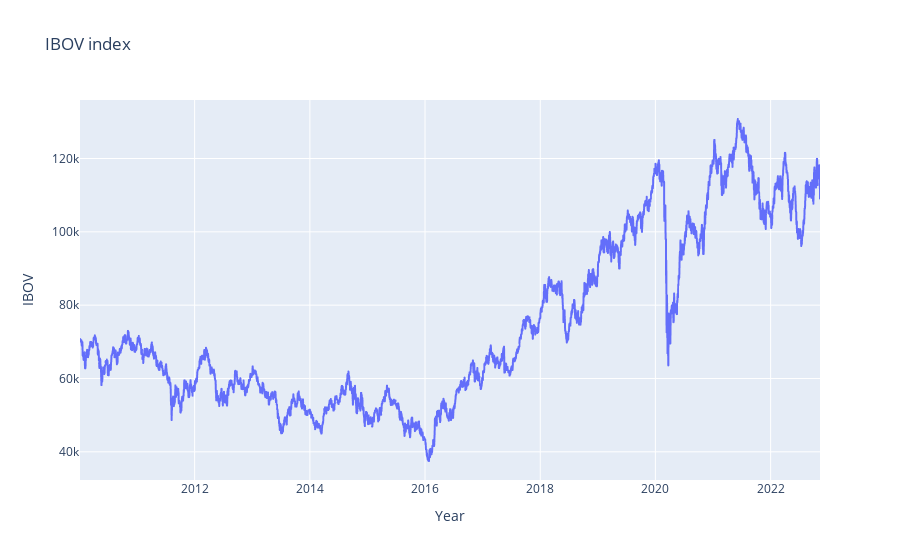

The cell this chart's notebook holds for it:
### Markdown cell above
# Data Analysis

### Code cell
fig = px.line(data_frame=y, y=y, title= "IBOV index")
fig.update_layout(yaxis_title= "IBOV", xaxis_title= "Year")
fig.show()

### Figure 1 — Plotly figure (JSON) as saved in the notebook; plotly's stock layout.template omitted (floating-point values rounded to 4 significant figures; data arrays with more than 128 entries replaced by an {"elided": "..."} marker saying what was removed)
{"data": [{"hovertemplate": "index=%{x}<br>y=%{y}<extra></extra>", "legendgroup": "", "line": {"color": "#636efa", "dash": "solid"}, "marker": {"symbol": "circle"}, "mode": "lines", "name": "", "showlegend": false, "type": "scattergl", "x": {"elided": "4694 str values"}, "xaxis": "x", "y": {"elided": "4694 float values"}, "yaxis": "y"}], "layout": {"autosize": true, "legend": {"tracegroupgap": 0}, "title": {"text": "IBOV index"}, "xaxis": {"anchor": "y", "autorange": true, "domain": [0, 1], "range": ["2010-01-04", "2022-11-10"], "title": {"text": "Year"}, "type": "date"}, "yaxis": {"anchor": "x", "autorange": true, "domain": [0, 1], "range": [32310.0, 136000.0], "title": {"text": "IBOV"}, "type": "linear"}}}
